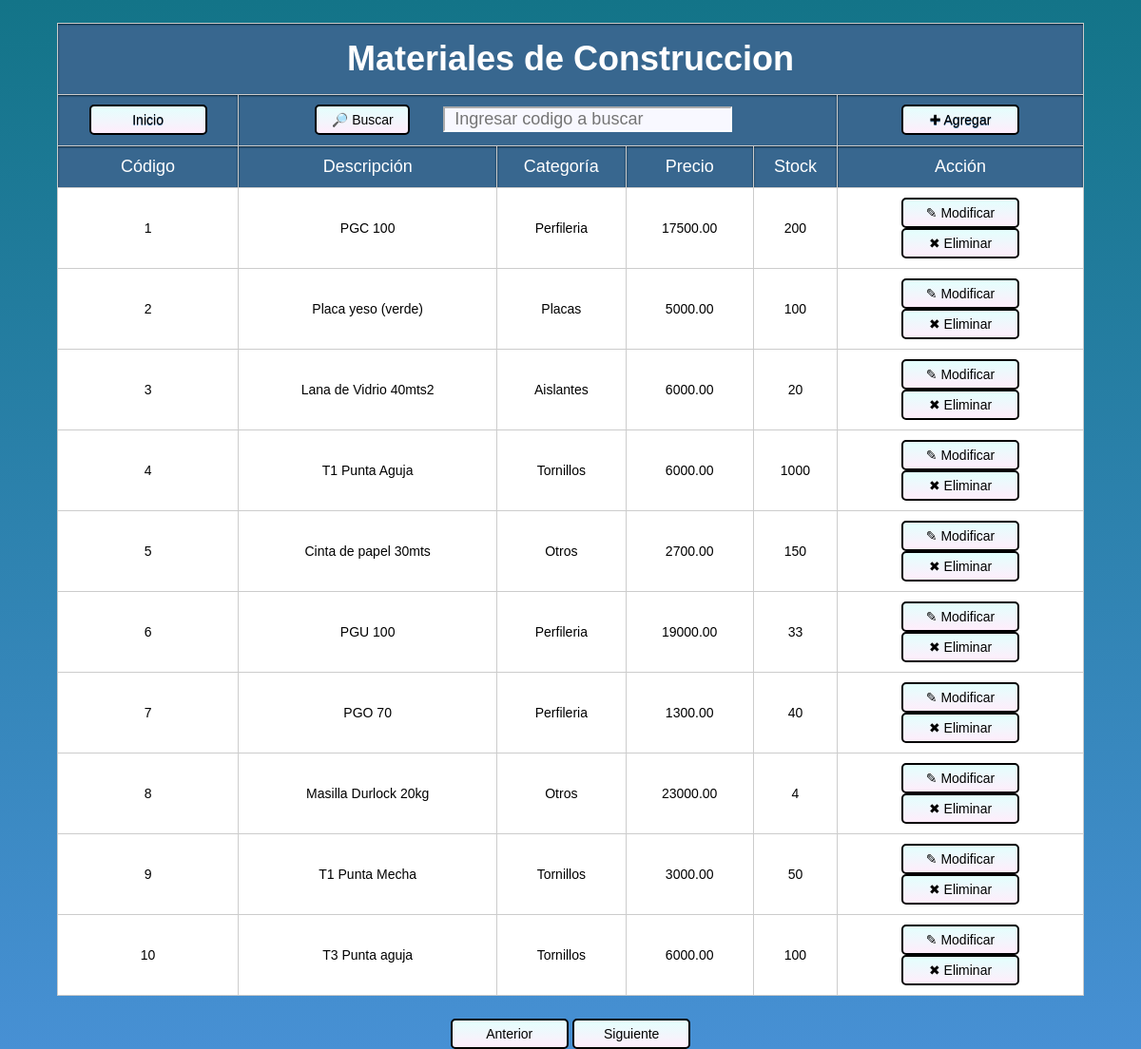
Screenshot of /proyecto/index.php with the database file from the repository.
### tables this page shows
CREATE TABLE `productos` (
  `cod` int(50) NOT NULL,
  `des` varchar(50) NOT NULL,
  `cat` int(50) NOT NULL,
  `pre` double(10,2) NOT NULL,
  `stock` int(11) NOT NULL
);

CREATE TABLE `categoria` (
  `catcod` int(50) NOT NULL,
  `catdes` varchar(50) NOT NULL
);

### proyecto/index.php (the view, shortened to what this page needs)
<?php
include_once("conexion.php");
?>
<html>
<head>
	<link rel="stylesheet" href="style.css">
</head>
<body>
    <?php
    $filasmax = 10;
    if (isset($_GET['pag']))
	{
        $pagina = $_GET['pag'];
    } else
	{
        $pagina = 1;
    }
 if(isset($_POST['btnbuscar']))
{
$buscar = $_POST['txtbuscar'];
 $qrproductos = mysqli_query($conn, "SELECT cod,des,cate.catdes,pre,stock FROM productos pro,categoria cate
 where pro.cat=cate.catcod and cod = '".$buscar."'");
}
else
{
 $qrproductos = mysqli_query($conn, "SELECT cod,des,cate.catdes,pre,stock FROM productos pro,categoria cate
 where pro.cat=cate.catcod ORDER BY pro.cod ASC LIMIT " . (($pagina - 1) * $filasmax)  . "," . $filasmax);
}
    $resultadoMaximo = mysqli_query($conn, "SELECT count(*) as num_productos FROM productos");
    $maxproductos = mysqli_fetch_assoc($resultadoMaximo)['num_productos'];
    ?>
    <table><tr>
	<th colspan="6"><h1>Materiales de Construccion</h1></th></tr>
	<tr>
	<th><a href="index.php">Inicio</a></th>
	<form method="POST">
	<th colspan="4">
	<input type="submit" value="&#128270; Buscar" name="btnbuscar">
	<input type="text" name="txtbuscar" id="cajabuscar" placeholder="Ingresar codigo a buscar" autocomplete="off"></th>
	</form>
	<th>
	<?php echo "<a href=\"agregar.php?pag=$pagina\">&#10010; Agregar</a>";?>
	</th>
	</tr>
	<tr>
	    <th>Código</th>
        <th>Descripción</th>
        <th>Categoría</th>
        <th >Precio</th>
        <th >Stock</th>
	    <th>Acción</th>
	</tr>
         <?php
        while ($mostrar = mysqli_fetch_assoc($qrproductos))
		{
           echo "<tr>";
            echo "<td>".$mostrar['cod']."</td>";
            echo "<td>".$mostrar['des']."</td>";
            echo "<td>".$mostrar['catdes']."</td>";
			echo "<td>".$mostrar['pre']."</td>";
			echo "<td>".$mostrar['stock']."</td>";
            echo "<td style='width:24%'>
			<a href=\"editar.php?cod=$mostrar[cod]&pag=$pagina\">&#9998; Modificar</a>
			<a href=\"eliminar.php?cod=$mostrar[cod]&pag=$pagina\"
			onClick=\"return confirm('¿Estás seguro de eliminar a $mostrar[des]?')\">&#10006; Eliminar</a>
			</td>";
        }
        ?>
    </table>
    <div style="text-align:center">
        <?php
        if (isset($_GET['pag']))
		{
	if ($_GET['pag'] > 1) {
        ?>
	<a href="index.php?pag=<?php echo $_GET['pag'] - 1; ?>">Anterior</a>
            <?php
	}
	else
	{
            ?>
	<a href="#" style="pointer-events: none">Anterior</a>
            <?php
	}
            ?>
            <?php
        }
		else
	{
        ?>
        <a href="#" style="pointer-events: none">Anterior</a>
            <?php
        }
        if (isset($_GET['pag'])) {
            if ((($pagina) * $filasmax) < $maxproductos) {
                ?>
            <a href="index.php?pag=<?php echo $_GET['pag'] + 1; ?>">Siguiente</a>
        <?php
            } else {
        ?>
            <a href="#" style="pointer-events: none">Siguiente</a>
        <?php
            }
        ?>
        <?php
        } else {
        ?>
            <a href="index.php?pag=2">Siguiente</a>
        <?php
        }
        ?>
    </div>
</body>
</html>

### proyecto/style.css (style rules this page uses)
body { background: linear-gradient(180deg,#137488, #4790d4); font-family: sans-serif; margin:0; padding:0; display: flex; flex-direction: column; }
table { text-align:center; width: 90%; border-collapse: collapse; border: 2px solid cccccc; margin: 2% auto; background: white; }
th { padding:1%; background:#38678f; height: 40px; font-weight: lighter; text-shadow: 0 1px 0 #38678f; color: white; border: 1px solid #cccccc; box-shadow: inset 0px 1px 2px #092236; transition: all 0.2s; font-size: 18px; }
tr { border: 1px solid #cccccc; }
td { border: 1px solid #cccccc; padding: 10px; transition: all 0.2s; font-size: 14px; }
a,input[type="submit"],button { font-size: 14px; text-align:center; width: 100px; display: inline-block; background: linear-gradient(180deg,#E3FFFD, #FFEDFB); padding: 6px 10px; border-radius:5px; text-decoration: none; color:black; border:2px solid black; cursor:pointer; }
h1 { font-family: sans-serif; margin:5px; }
#cajabuscar { width:50%; font-size:18px; background-color:ghostwhite; border-color:white; padding-left:10px; margin: 0px 30px; }

### rows the page displays
productos: cod "1", des "PGC 100", cat.catdes "Perfileria", pre "17500.00", stock "200"
productos: cod "2", des "Placa yeso (verde)", cat.catdes "Placas", pre "5000.00", stock "100"
productos: cod "3", des "Lana de Vidrio 40mts2", cat.catdes "Aislantes", pre "6000.00", stock "20"
productos: cod "4", des "T1 Punta Aguja", cat.catdes "Tornillos", pre "6000.00", stock "1000"
productos: cod "5", des "Cinta de papel 30mts", cat.catdes "Otros", pre "2700.00", stock "150"
productos: cod "6", des "PGU 100", cat.catdes "Perfileria", pre "19000.00", stock "33"
productos: cod "7", des "PGO 70", cat.catdes "Perfileria", pre "1300.00", stock "40"
productos: cod "8", des "Masilla Durlock 20kg", cat.catdes "Otros", pre "23000.00", stock "4"
productos: cod "9", des "T1 Punta Mecha", cat.catdes "Tornillos", pre "3000.00", stock "50"
productos: cod "10", des "T3 Punta aguja", cat.catdes "Tornillos", pre "6000.00", stock "100"
